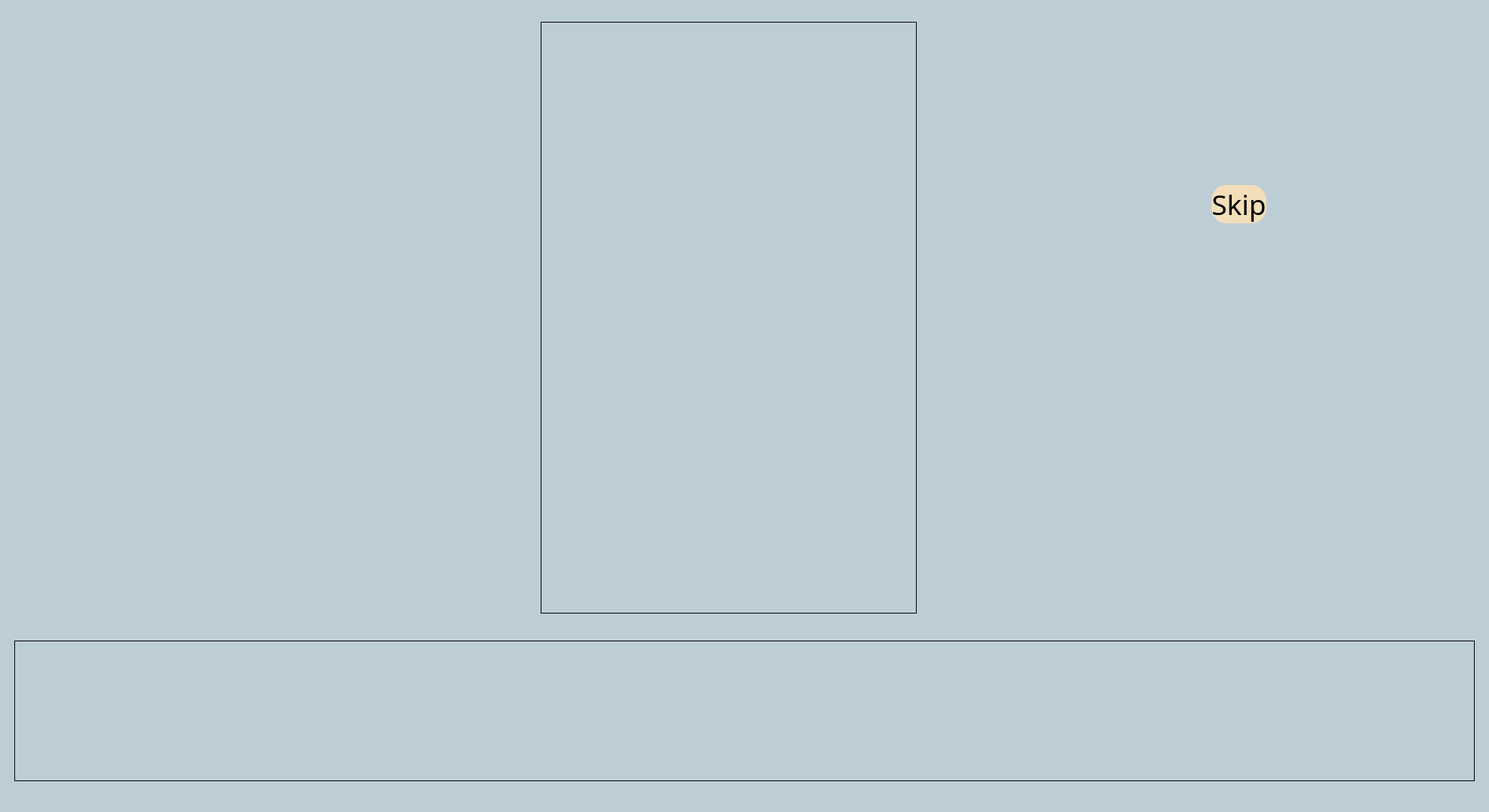
<?xml version="1.0" encoding="UTF-8"?>
<ui version="4.0">
 <class>EditRatingsWindow</class>
 <widget class="QMainWindow" name="EditRatingsWindow">
  <property name="geometry">
   <rect>
    <x>0</x>
    <y>0</y>
    <width>1980</width>
    <height>1080</height>
   </rect>
  </property>
  <property name="windowTitle">
   <string>Movie and TV series recommendation system</string>
  </property>
  <property name="windowIcon">
   <iconset>
    <normaloff>../images/video.png</normaloff>../images/video.png</iconset>
  </property>
  <property name="styleSheet">
   <string notr="true">background-color: rgb(189, 205, 214);</string>
  </property>
  <widget class="QWidget" name="centralwidget">
   <layout class="QVBoxLayout" name="verticalLayout_5" stretch="4,1">
    <item>
     <layout class="QHBoxLayout" name="horizontalLayout_3">
      <item>
       <layout class="QVBoxLayout" name="verticalLayout">
        <property name="spacing">
         <number>100</number>
        </property>
        <property name="leftMargin">
         <number>20</number>
        </property>
        <property name="topMargin">
         <number>20</number>
        </property>
        <property name="rightMargin">
         <number>20</number>
        </property>
        <property name="bottomMargin">
         <number>20</number>
        </property>
        <item>
         <widget class="QLabel" name="labelTitle">
          <property name="sizePolicy">
           <sizepolicy hsizetype="Preferred" vsizetype="Maximum">
            <horstretch>0</horstretch>
            <verstretch>0</verstretch>
           </sizepolicy>
          </property>
          <property name="font">
           <font>
            <family>Rockwell</family>
            <pointsize>28</pointsize>
           </font>
          </property>
          <property name="text">
           <string/>
          </property>
         </widget>
        </item>
        <item>
         <layout class="QHBoxLayout" name="horizontalLayout">
          <item>
           <widget class="QPushButton" name="ButtonDislike">
            <property name="sizePolicy">
             <sizepolicy hsizetype="Maximum" vsizetype="Fixed">
              <horstretch>0</horstretch>
              <verstretch>0</verstretch>
             </sizepolicy>
            </property>
            <property name="styleSheet">
             <string notr="true">border: 0px;</string>
            </property>
            <property name="text">
             <string/>
            </property>
            <property name="icon">
             <iconset>
              <normaloff>../images/Red_X.svg.png</normaloff>../images/Red_X.svg.png</iconset>
            </property>
            <property name="iconSize">
             <size>
              <width>100</width>
              <height>100</height>
             </size>
            </property>
           </widget>
          </item>
         </layout>
        </item>
       </layout>
      </item>
      <item>
       <layout class="QVBoxLayout" name="verticalLayout_4">
        <property name="leftMargin">
         <number>100</number>
        </property>
        <property name="topMargin">
         <number>20</number>
        </property>
        <property name="rightMargin">
         <number>100</number>
        </property>
        <property name="bottomMargin">
         <number>20</number>
        </property>
        <item>
         <widget class="QLabel" name="labelPicture">
          <property name="sizePolicy">
           <sizepolicy hsizetype="Minimum" vsizetype="Expanding">
            <horstretch>0</horstretch>
            <verstretch>0</verstretch>
           </sizepolicy>
          </property>
          <property name="maximumSize">
           <size>
            <width>500</width>
            <height>16777215</height>
           </size>
          </property>
          <property name="frameShape">
           <enum>QFrame::Box</enum>
          </property>
          <property name="text">
           <string/>
          </property>
          <property name="scaledContents">
           <bool>true</bool>
          </property>
          <property name="alignment">
           <set>Qt::AlignCenter</set>
          </property>
          <property name="margin">
           <number>10</number>
          </property>
         </widget>
        </item>
       </layout>
      </item>
      <item>
       <layout class="QVBoxLayout" name="verticalLayout_2" stretch="0,0">
        <property name="spacing">
         <number>70</number>
        </property>
        <property name="leftMargin">
         <number>20</number>
        </property>
        <property name="topMargin">
         <number>20</number>
        </property>
        <property name="rightMargin">
         <number>20</number>
        </property>
        <property name="bottomMargin">
         <number>20</number>
        </property>
        <item>
         <widget class="QPushButton" name="ButtonSkip">
          <property name="sizePolicy">
           <sizepolicy hsizetype="Minimum" vsizetype="Fixed">
            <horstretch>0</horstretch>
            <verstretch>0</verstretch>
           </sizepolicy>
          </property>
          <property name="font">
           <font>
            <family>Rockwell</family>
            <pointsize>28</pointsize>
           </font>
          </property>
          <property name="styleSheet">
           <string notr="true">background-color: rgb(243, 222, 186);
border-radius: 20px;</string>
          </property>
          <property name="text">
           <string>Skip</string>
          </property>
         </widget>
        </item>
        <item>
         <layout class="QHBoxLayout" name="horizontalLayout_2">
          <item>
           <widget class="QPushButton" name="ButtonLike">
            <property name="sizePolicy">
             <sizepolicy hsizetype="Maximum" vsizetype="Fixed">
              <horstretch>0</horstretch>
              <verstretch>0</verstretch>
             </sizepolicy>
            </property>
            <property name="styleSheet">
             <string notr="true">border: 0px;</string>
            </property>
            <property name="text">
             <string/>
            </property>
            <property name="icon">
             <iconset>
              <normaloff>../images/png-clipart-heart-green-graphy-hearts-love-blue-thumbnail.png</normaloff>../images/png-clipart-heart-green-graphy-hearts-love-blue-thumbnail.png</iconset>
            </property>
            <property name="iconSize">
             <size>
              <width>100</width>
              <height>100</height>
             </size>
            </property>
           </widget>
          </item>
         </layout>
        </item>
       </layout>
      </item>
     </layout>
    </item>
    <item>
     <layout class="QVBoxLayout" name="verticalLayout_3">
      <property name="leftMargin">
       <number>10</number>
      </property>
      <property name="topMargin">
       <number>10</number>
      </property>
      <property name="rightMargin">
       <number>10</number>
      </property>
      <property name="bottomMargin">
       <number>10</number>
      </property>
      <item>
       <widget class="QLabel" name="labelDescription">
        <property name="sizePolicy">
         <sizepolicy hsizetype="Minimum" vsizetype="Maximum">
          <horstretch>0</horstretch>
          <verstretch>0</verstretch>
         </sizepolicy>
        </property>
        <property name="maximumSize">
         <size>
          <width>16777215</width>
          <height>300</height>
         </size>
        </property>
        <property name="font">
         <font>
          <family>Rockwell</family>
          <pointsize>12</pointsize>
         </font>
        </property>
        <property name="frameShape">
         <enum>QFrame::Box</enum>
        </property>
        <property name="text">
         <string/>
        </property>
        <property name="alignment">
         <set>Qt::AlignCenter</set>
        </property>
       </widget>
      </item>
     </layout>
    </item>
   </layout>
  </widget>
  <widget class="QMenuBar" name="menubar">
   <property name="geometry">
    <rect>
     <x>0</x>
     <y>0</y>
     <width>1980</width>
     <height>21</height>
    </rect>
   </property>
  </widget>
  <widget class="QStatusBar" name="statusbar"/>
 </widget>
 <resources/>
 <connections/>
</ui>
